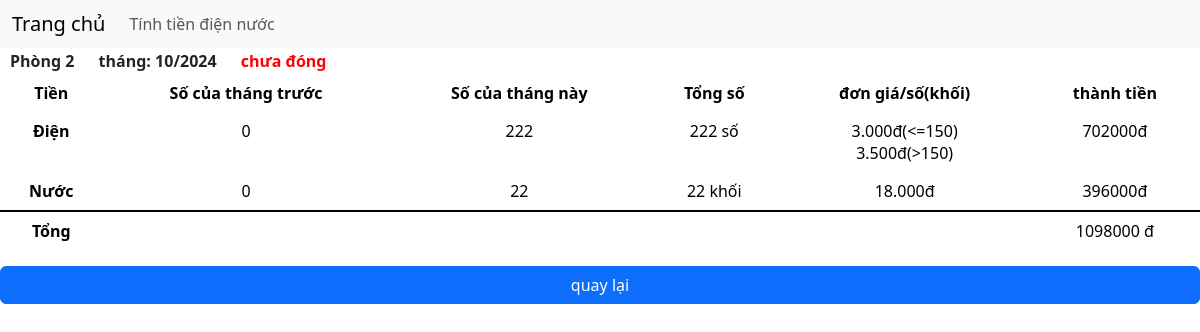
Screenshot of /home/congno/phong/2/10/2024 with the database file from the repository.
### myHouse/models.py (models this page shows, shortened)
class Phong(models.Model):
	sodienthangtruoc = models.BigIntegerField(default=0)
	sonuocthangtruoc = models.BigIntegerField(default=0)
	sodienthangnay = models.BigIntegerField(default=sodienthangtruoc)
	sonuocthangnay = models.BigIntegerField(default=sonuocthangtruoc)

class Congno(models.Model):
	thang = models.CharField(max_length=255)
	sodien = models.BigIntegerField(default=0)
	sonuoc = models.BigIntegerField(default=0)
	tiennuoc = models.BigIntegerField(default=0)
	tiendien = models.BigIntegerField(default=0)
	trangthai = models.BooleanField(default=False)
	phong = models.ForeignKey(Phong, on_delete=models.PROTECT, related_name='phong')
	@property
	def tong(self):
		return self.tiennuoc + self.tiendien

### myHouse/views.py (the view)
# urls.py: path('home/congno/phong/<int:id>/<str:thang>/<str:nam>', views.congnothangchitiet , name='congnothangchitiet'),
def congnothangchitiet(request, id, thang, nam):
	phong = Phong.objects.get(id=id)
	thangnam = thang + "/" + nam
	congno = Congno.objects.get(phong=phong, thang=thangnam)
	thangtruoc = getthangtruoc(thang, nam)
	congnothangtruoc = Congno.objects.get(phong=phong, thang=thangtruoc)
	tongsodien = congno.sodien - congnothangtruoc.sodien
	tongsonuoc = congno.sonuoc - congnothangtruoc.sonuoc
	tiendiennuoc(congno, congnothangtruoc)
	context = {
		"phong": phong,
		"thangnam": thangnam,
		"congno": congno,
		"congnothangtruoc": congnothangtruoc,
		"tongsodien": tongsodien,
		"tongsonuoc": tongsonuoc,
	}
	return render(request, 'congnothangchitiet.html', context)

### myHouse/views.py (called while the page is built)
def getthangtruoc(thang, nam):
	thangtruoc = 0
	namtruoc = 0
	if thang == "1":
		thangtruoc = 12
		namtruoc = int(nam) - 1
	else:
		thangtruoc = int(thang) - 1
		namtruoc = int(nam)
	return str(thangtruoc) + "/" + str(namtruoc)

def tiendiennuoc(congnothangnay, congnothangtruoc):
	sodien = int(congnothangnay.sodien) - int(congnothangtruoc.sodien)
	print(congnothangnay.sodien)
	print(congnothangtruoc.sodien)
	print(sodien)
	sonuoc = congnothangnay.sonuoc - congnothangtruoc.sonuoc
	congnothangnay.tiennuoc = sonuoc*18000
	if sodien > 150:
		congnothangnay.tiendien = (sodien - 150)*3500 + 150*3000
		print("yes")
	else:
		congnothangnay.tiendien = sodien*3000
	print(congnothangnay.tiendien)
	congnothangnay.save()
	return 0

### myHouse/templates/congnothangchitiet.html (shortened to what this page needs)
{% extends 'index.html' %}
{% block content %}
<div class="phong_name">Phòng {{phong.id}}</div>
<div class="phong_name">tháng: {{thangnam}}</div>
{% if congno.trangthai == True %}
<div class="phong_name" style="color: green">đã đóng</div>
{% else %}
<div class="phong_name" style="color: red">chưa đóng</div>
{% endif %}
<table class="table">
	<thead>
		<tr>
			<th class="text-align-center" scope="col">Tiền</th>
			<th class="text-align-center" scope="col">Số của tháng trước</th>
			<th class="text-align-center" scope="col">Số của tháng này</th>
			<th class="text-align-center" scope="col">Tổng số</th>
			<th class="text-align-center" scope="col">đơn giá/số(khối)</th>
			<th class="text-align-center" scope="col">thành tiền</th>
		</tr>
	</thead>
	<tbody>
		<tr>
			<th class="text-align-center" scope="row">Điện</th>
			<td class="text-align-center">{{congnothangtruoc.sodien}}</td>
			<td class="text-align-center">{{congno.sodien}}</td>
			<td class="text-align-center">{{tongsodien}} số</td>
			<td class="text-align-center"><span>3.000đ(&lt;=150)</span> <br>
				<span>3.500đ(&gt;150)</span>
			</td>
			<td class="text-align-center">{{congno.tiendien}}đ</td>
		</tr>
		<tr>
			<th class="text-align-center" scope="row">Nước</th>
			<td class="text-align-center">{{congnothangtruoc.sonuoc}}</td>
			<td class="text-align-center">{{congno.sonuoc}}</td>
			<td class="text-align-center">{{tongsonuoc}} khối</td>
			<td class="text-align-center">18.000đ</td>
			<td class="text-align-center">{{congno.tiennuoc}}đ</td>
		</tr>
		<tr style="border-top: 2px solid black">
			<th class="text-align-center" scope="row">Tổng</th>
			<td class="text-align-center"></td>
			<td class="text-align-center"></td>
			<td class="text-align-center"></td>
			<td class="text-align-center"></td>
			<td class="text-align-center">{{congno.tong}} đ</td>
		</tr>
	</tbody>
</table>
<div><button class="btn btn-primary more-div" onclick="history.back()">quay lại</button>
</div>
{% endblock %}

### myHouse/static/styles.css (style rules this page uses)
.phong_name { display: inline-block; padding: 5px 10px; font-weight: 700; }
.text-align-center { text-align: center !important; }
.more-div { width: 100%; }

### rows the page displays
Phong: id "2"
Congno: sodien "0", sonuoc "0"
Congno: sodien "222", tiendien "702000", sonuoc "22", tiennuoc "396000", tong "1098000"

### other values shown
{{ thangnam }} "10/2024"
{{ tongsodien }} "222"
{{ tongsonuoc }} "22"
